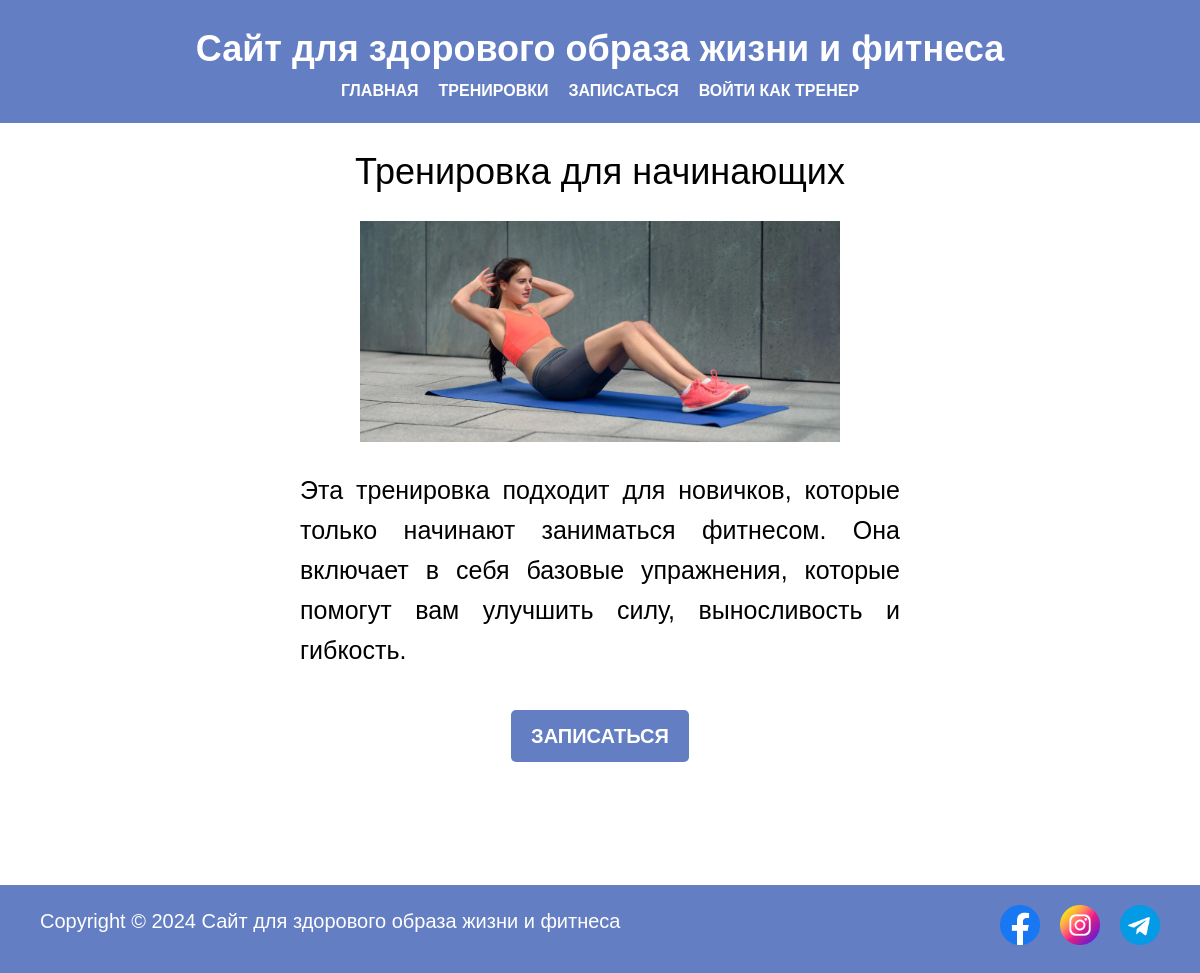
Screenshot of /beginner-training/ with the database file from the repository.
### mysite/models.py (models this page shows, shortened)
class Training(models.Model):
    title = models.CharField(max_length=75)
    description = models.TextField()
    slug = models.SlugField()
    image = models.ImageField(blank=True)

### mysite/views.py (the view)
# urls.py: path('<slug:slug>/', views.training_page, name="training"),
def training_page(request, slug):
    training = Training.objects.get(slug=slug)
    return render(request, "training_page.html", {"training": training})

### templates/training_page.html (shortened to what this page needs)
{% extends "layout.html" %}
{% load static %}
{% block content %}
<div class="content center">
    <h1 class="training-title">{{training.title}}</h1>
    <img width="500px" class="training-img" src="{{training.image.url}}" alt="">
    <div class="description">
        <p>{{training.description}}</p> <br>
        <p style="text-align: center"><a href="{% url "reg" %}" class="btn">Записаться</a></p>
    </div>
    <br>
    <br>
</div>
{% endblock content %}

### static/css/style.css (style rules this page uses)
* { margin: 0; padding: 0; box-sizing: border-box; }
body { font-family: Arial, sans-serif; line-height: 1.6; height: 100%; }
a { text-decoration: none; }
.center { margin: 0 auto; text-align: center; }
.training-img { margin-top: 20px; width: 40%; }
.description { font-size: 25px; width: 50%; margin: 20px auto; text-align: justify; }
.description a { display: inline-block; padding: 10px 20px; background-color: #647ec3; color: #fff; text-transform: uppercase; font-weight: bold; border-radius: 5px; font-size: 20px; margin: 0 auto; }
.training-title { font-size: 36px; font-weight: normal; margin-top: 20px; }
.btn { padding: 8px 16px; margin: 10px auto; display: block; background-color: #647ec3; color: white; cursor: pointer; }

### rows the page displays
Training: title "Тренировка для начинающих", image (picture), description "Эта тренировка подходит для новичков, которые только начинают заниматься фитнесом. Она включает в себя базовые упражнения, которые помогут вам улучшить силу, выносливость и гибкость."
